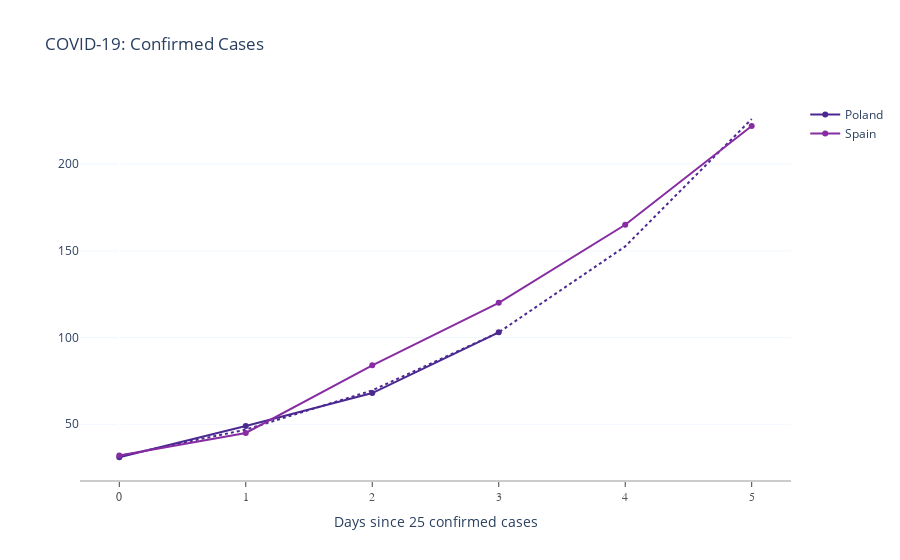

The cell this chart's notebook holds for it:
### Code cell
iplot(countries.plotly_lm_plot())

### Figure 1 — Plotly figure (JSON) as saved in the notebook; plotly's stock layout.template omitted (floating-point values rounded to 4 significant figures)
{"data": [{"line": {"color": "rgb(75, 41, 145)"}, "mode": "lines+markers", "name": "Poland", "type": "scatter", "x": [0, 1, 2, 3], "y": [31, 49, 68, 103]}, {"line": {"color": "rgb(75, 41, 145)", "dash": "dot"}, "mode": "lines", "showlegend": false, "type": "scatter", "x": [0, 1, 2, 3, 4, 5], "y": [31.67, 46.92, 69.51, 103.0, 152.5, 226.0]}, {"line": {"color": "rgb(135, 44, 162)"}, "mode": "lines+markers", "name": "Spain", "type": "scatter", "x": [0, 1, 2, 3, 4, 5], "y": [32, 45, 84, 120, 165, 222]}], "layout": {"plot_bgcolor": "white", "showlegend": true, "title": {"text": "COVID-19: Confirmed Cases"}, "xaxis": {"linecolor": "rgb(204, 204, 204)", "linewidth": 2, "showgrid": false, "showline": true, "showticklabels": true, "tickfont": {"color": "rgb(82, 82, 82)", "family": "Arial", "size": 12}, "ticks": "outside", "title": {"text": "Days since 25 confirmed cases"}}, "yaxis": {"gridcolor": "aliceblue", "showgrid": true, "showline": false, "showticklabels": true, "zeroline": false}}}
